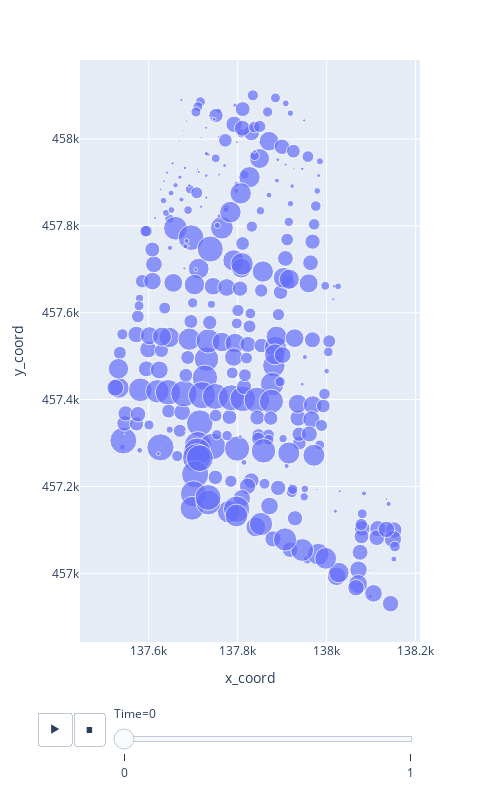

Notebook cell for this chart:
### Code cell
net = utils.animate_nodal_depth(df)
net.show()

### Figure 1 — Plotly figure (JSON) as saved in the notebook; plotly's stock layout.template omitted (floating-point values rounded to 4 significant figures; data arrays with more than 128 entries replaced by an {"elided": "..."} marker saying what was removed)
{"data": [{"hovertemplate": "<b>%{hovertext}</b><br><br>Time=0<br>x_coord=%{x}<br>y_coord=%{y}<br>Depth=%{marker.size}<extra></extra>", "hovertext": {"elided": "318 str values"}, "legendgroup": "", "marker": {"color": "#636efa", "size": {"elided": "318 float values"}, "sizemode": "area", "sizeref": 0.002019, "symbol": "circle"}, "mode": "markers", "name": "", "orientation": "v", "showlegend": false, "type": "scatter", "x": {"elided": "318 float values"}, "xaxis": "x", "y": {"elided": "318 float values"}, "yaxis": "y"}], "layout": {"height": 800, "legend": {"itemsizing": "constant", "tracegroupgap": 0}, "margin": {"t": 60}, "sliders": [{"active": 0, "currentvalue": {"prefix": "Time="}, "len": 0.9, "pad": {"b": 10, "t": 60}, "steps": [{"args": [["0"], {"frame": {"duration": 0, "redraw": false}, "fromcurrent": true, "mode": "immediate", "transition": {"duration": 0, "easing": "linear"}}], "label": "0", "method": "animate"}, {"args": [["1"], {"frame": {"duration": 0, "redraw": false}, "fromcurrent": true, "mode": "immediate", "transition": {"duration": 0, "easing": "linear"}}], "label": "1", "method": "animate"}], "x": 0.1, "xanchor": "left", "y": 0, "yanchor": "top"}], "updatemenus": [{"buttons": [{"args": [null, {"frame": {"duration": 500, "redraw": false}, "fromcurrent": true, "mode": "immediate", "transition": {"duration": 500, "easing": "linear"}}], "label": "&#9654;", "method": "animate"}, {"args": [[null], {"frame": {"duration": 0, "redraw": false}, "fromcurrent": true, "mode": "immediate", "transition": {"duration": 0, "easing": "linear"}}], "label": "&#9724;", "method": "animate"}], "direction": "left", "pad": {"r": 10, "t": 70}, "showactive": false, "type": "buttons", "x": 0.1, "xanchor": "right", "y": 0, "yanchor": "top"}], "width": 500, "xaxis": {"anchor": "y", "domain": [0, 1], "title": {"text": "x_coord"}}, "yaxis": {"anchor": "x", "domain": [0, 1], "title": {"text": "y_coord"}}}}
